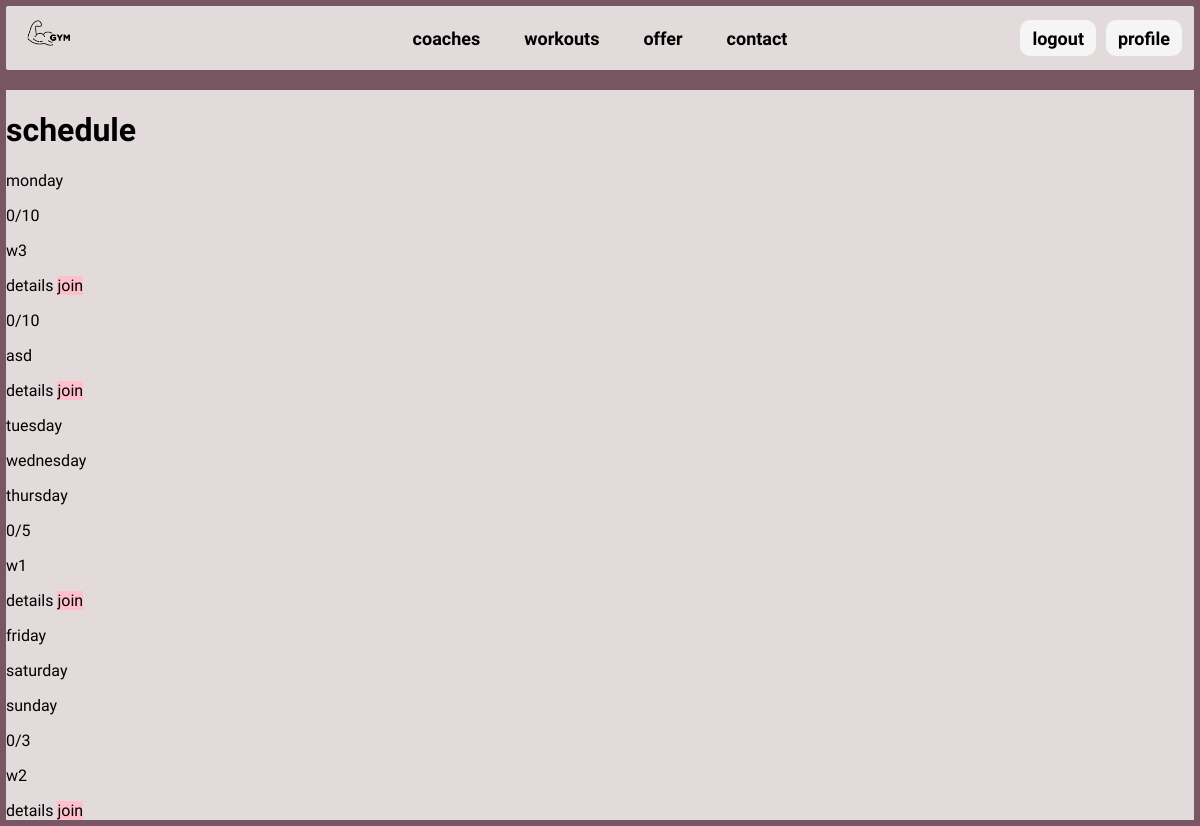
/workout/schedule/ (signed in), run on the app's committed database.
### workout/models.py (models this page shows)
class Workout(models.Model):
    name = models.CharField(max_length=100)
    coach = models.ForeignKey(User, on_delete=models.CASCADE, related_name='coach_workouts')
    client = models.ManyToManyField(User, related_name='client_workouts')
    description = models.TextField()
    target = models.CharField(max_length=50)
    start_time = models.TimeField(null=True)
    end_time = models.TimeField(null=True)
    max_participants = models.IntegerField()
    class Difficulty(models.TextChoices):
        BEGINNER = 'beginner', 'Beginner'
        INTERMEDIATE = 'intermediate', 'Intermediate'
        ADVANCED = 'advanced', 'Advanced'
    difficulty = models.CharField(
        max_length=20,
        choices=Difficulty.choices,
        null=True,
    )
    class Weekdays(models.TextChoices):
        MONDAY = 'monday', 'Monday'
        TUESDAY = 'tuesday', 'Tuesday'
        WEDNESDAY = 'wednesday', 'Wednesday'
        THURSDAY = 'thursday', 'Thursday'
        FRIDAY = 'friday', 'Friday'
        SATURDAY = 'saturday', 'Saturday'
        SUNDAY = 'sunday', 'Sunday'
    day = models.CharField(
        choices=Weekdays.choices,
        max_length=10,
        null=True,
    )
    class Status(models.TextChoices):
        ACTIVE = 'active', 'Active'
        INACTIVE = 'inactive', 'Inactive'
    status = models.CharField(
        choices=Status.choices,
        default=Status.ACTIVE,
        max_length=10,
    )

### workout/views.py (the view)
# urls.py: path('schedule/', views.schedule, name='schedule'),
def schedule(request):
    context = {
        'workouts': Workout.objects.all(),
        'weekdays': Workout.Weekdays.choices
    }
    return render(request, "workout/schedule.html", context)

### workout/templates/workout/schedule.html
{% extends 'core/index.html' %}
{% block content %}
<h1> schedule </h1>
{% for day in weekdays %}
    <div>
        <p> {{ day.0 }}</p>
        {% for workout in workouts %}
            {% if workout.day == day.0 %}
            <p>{{workout.client.all|length}}/{{workout.max_participants}}</p>
                <p>{{ workout.name }}</p>
                <a href="{% url 'workout:details_workout' workout.id%}" >details</a>
                {% if request.user.is_authenticated and not request.user.is_coach%}
                    <a class="{% if request.user.client.membership == null %} button-locked {% elif request.user in workout.client.all %} button-done {% elif workout.max_participants > workout.client.all|length %} button-normal {% else %} button-locked {% endif %}"
                       href="{% url 'workout:join_workout' %}?workout_id={{ workout.id }}"> join </a>
                {% endif %}
            {% endif %}
        {% endfor %}
    </div>
{% endfor %}
{% endblock %}

### core/static/styles.css (style rules this page uses)
body { font-family: "Raleway", serif; font-optical-sizing: auto; font-style: normal; background: #795663; display: flex; flex-direction: column; align-items: center; margin: 0.5vw 0.5vw; }
a { text-decoration: none; color: black; }
.button-normal { background-color: pink; }

### data on the page
Workout: client.all|length "0", max_participants "10", name "w3"
Workout: client.all|length "0", max_participants "10", name "asd"
Workout: client.all|length "0", max_participants "5", name "w1"
Workout: client.all|length "0", max_participants "3", name "w2"

### other printed values
{{ day.0 }} "monday" "tuesday" "wednesday" "thursday" "friday" "saturday" "sunday"
